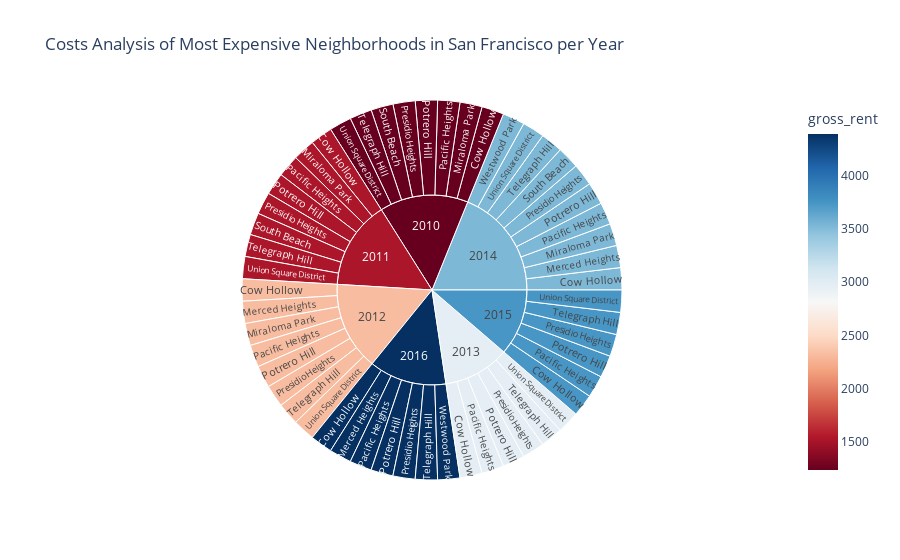

Here is the notebook cell this chart was saved with:
### Code cell
px.sunburst(
    df_expensive_neighborhoods_per_year, 
    path=['year','neighborhood'], 
    color='gross_rent', 
    color_continuous_scale='RdBu',
    title = 'Costs Analysis of Most Expensive Neighborhoods in San Francisco per Year'
)

### Figure 1 — Plotly figure (JSON) as saved in the notebook; plotly's stock layout.template omitted (floating-point values rounded to 4 significant figures)
{"data": [{"branchvalues": "total", "customdata": [[1239], [1530], [2324], [2971], [3528], [3739], [4390], [2324], [3528], [4390], [1239], [1530], [2324], [3528], [1239], [1530], [2324], [2971], [3528], [3739], [4390], [1239], [1530], [2324], [2971], [3528], [3739], [4390], [1239], [1530], [2324], [2971], [3528], [3739], [4390], [1239], [1530], [3528], [1239], [1530], [2324], [2971], [3528], [3739], [4390], [1239], [1530], [2324], [2971], [3528], [3739], [3528], [4390], [1239], [1530], [2324], [2971], [3528], [3739], [4390]], "domain": {"x": [0, 1], "y": [0, 1]}, "hovertemplate": "labels=%{label}<br>count=%{value}<br>parent=%{parent}<br>id=%{id}<br>gross_rent=%{color}<extra></extra>", "ids": ["2010/Cow Hollow", "2011/Cow Hollow", "2012/Cow Hollow", "2013/Cow Hollow", "2014/Cow Hollow", "2015/Cow Hollow", "2016/Cow Hollow", "2012/Merced Heights", "2014/Merced Heights", "2016/Merced Heights", "2010/Miraloma Park", "2011/Miraloma Park", "2012/Miraloma Park", "2014/Miraloma Park", "2010/Pacific Heights", "2011/Pacific Heights", "2012/Pacific Heights", "2013/Pacific Heights", "2014/Pacific Heights", "2015/Pacific Heights", "2016/Pacific Heights", "2010/Potrero Hill", "2011/Potrero Hill", "2012/Potrero Hill", "2013/Potrero Hill", "2014/Potrero Hill", "2015/Potrero Hill", "2016/Potrero Hill", "2010/Presidio Heights", "2011/Presidio Heights", "2012/Presidio Heights", "2013/Presidio Heights", "2014/Presidio Heights", "2015/Presidio Heights", "2016/Presidio Heights", "2010/South Beach", "2011/South Beach", "2014/South Beach", "2010/Telegraph Hill", "2011/Telegraph Hill", "2012/Telegraph Hill", "2013/Telegraph Hill", "2014/Telegraph Hill", "2015/Telegraph Hill", "2016/Telegraph Hill", "2010/Union Square District", "2011/Union Square District", "2012/Union Square District", "2013/Union Square District", "2014/Union Square District", "2015/Union Square District", "2014/Westwood Park", "2016/Westwood Park", "2010", "2011", "2012", "2013", "2014", "2015", "2016"], "labels": ["Cow Hollow", "Cow Hollow", "Cow Hollow", "Cow Hollow", "Cow Hollow", "Cow Hollow", "Cow Hollow", "Merced Heights", "Merced Heights", "Merced Heights", "Miraloma Park", "Miraloma Park", "Miraloma Park", "Miraloma Park", "Pacific Heights", "Pacific Heights", "Pacific Heights", "Pacific Heights", "Pacific Heights", "Pacific Heights", "Pacific Heights", "Potrero Hill", "Potrero Hill", "Potrero Hill", "Potrero Hill", "Potrero Hill", "Potrero Hill", "Potrero Hill", "Presidio Heights", "Presidio Heights", "Presidio Heights", "Presidio Heights", "Presidio Heights", "Presidio Heights", "Presidio Heights", "South Beach", "South Beach", "South Beach", "Telegraph Hill", "Telegraph Hill", "Telegraph Hill", "Telegraph Hill", "Telegraph Hill", "Telegraph Hill", "Telegraph Hill", "Union Square District", "Union Square District", "Union Square District", "Union Square District", "Union Square District", "Union Square District", "Westwood Park", "Westwood Park", "2010", "2011", "2012", "2013", "2014", "2015", "2016"], "marker": {"coloraxis": "coloraxis", "colors": [1239, 1530, 2324, 2971, 3528, 3739, 4390, 2324, 3528, 4390, 1239, 1530, 2324, 3528, 1239, 1530, 2324, 2971, 3528, 3739, 4390, 1239, 1530, 2324, 2971, 3528, 3739, 4390, 1239, 1530, 2324, 2971, 3528, 3739, 4390, 1239, 1530, 3528, 1239, 1530, 2324, 2971, 3528, 3739, 4390, 1239, 1530, 2324, 2971, 3528, 3739, 3528, 4390, 1239, 1530, 2324, 2971, 3528, 3739, 4390]}, "name": "", "parents": ["2010", "2011", "2012", "2013", "2014", "2015", "2016", "2012", "2014", "2016", "2010", "2011", "2012", "2014", "2010", "2011", "2012", "2013", "2014", "2015", "2016", "2010", "2011", "2012", "2013", "2014", "2015", "2016", "2010", "2011", "2012", "2013", "2014", "2015", "2016", "2010", "2011", "2014", "2010", "2011", "2012", "2013", "2014", "2015", "2016", "2010", "2011", "2012", "2013", "2014", "2015", "2014", "2016", "", "", "", "", "", "", ""], "type": "sunburst", "values": [1, 1, 1, 1, 1, 1, 1, 1, 1, 1, 1, 1, 1, 1, 1, 1, 1, 1, 1, 1, 1, 1, 1, 1, 1, 1, 1, 1, 1, 1, 1, 1, 1, 1, 1, 1, 1, 1, 1, 1, 1, 1, 1, 1, 1, 1, 1, 1, 1, 1, 1, 1, 1, 8, 8, 8, 6, 10, 6, 7]}], "layout": {"coloraxis": {"colorbar": {"title": {"text": "gross_rent"}}, "colorscale": [[0, "rgb(103,0,31)"], [0.1, "rgb(178,24,43)"], [0.2, "rgb(214,96,77)"], [0.3, "rgb(244,165,130)"], [0.4, "rgb(253,219,199)"], [0.5, "rgb(247,247,247)"], [0.6, "rgb(209,229,240)"], [0.7, "rgb(146,197,222)"], [0.8, "rgb(67,147,195)"], [0.9, "rgb(33,102,172)"], [1, "rgb(5,48,97)"]]}, "legend": {"tracegroupgap": 0}, "title": {"text": "Costs Analysis of Most Expensive Neighborhoods in San Francisco per Year"}}}
